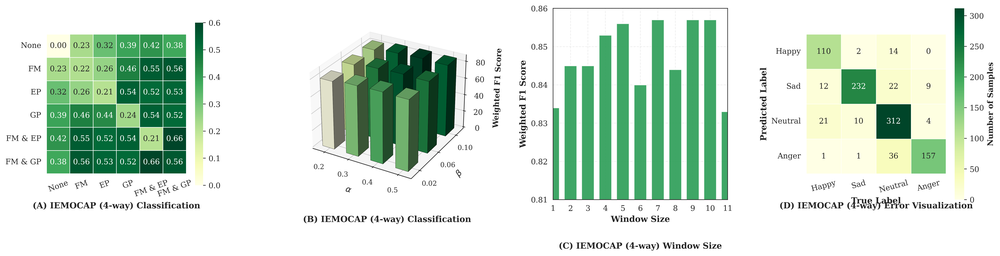
#> input picture paper_figure.png, 1000 x 256 px, shrunk from 7321 x 1876 before the run
$ python split_paper_figure.py
#> lines starting #> are read from the running program, lines starting #| are printed output that depends on the picture
from pathlib import Path

import matplotlib.image as mpimg
import matplotlib.pyplot as plt


def split_four_panels(
    input_path="paper_figure.png",
    out_prefix="paper_panel",
    left_trim_ratio=0.0,
    right_trim_ratio=0.0,
):
    """
    将四联图按横向平均切分成四个独立图片。
    可通过 left/right_trim_ratio 先裁掉左右留白（0~0.2 常用）。
    """
#> called with input_path = 'paper_figure.png', out_prefix = 'paper_panel', left_trim_ratio = 0, right_trim_ratio = 0
    img_path = Path(input_path)
    if not img_path.exists():
        raise FileNotFoundError(f"输入图片不存在: {input_path}")

    img = mpimg.imread(img_path)
#> img is the input picture: shape (256, 1000, 4) float32; mean R, G, B, A 0.82, 0.888, 0.831, 1
    h, w = img.shape[:2]
#> h = 256; w = 1000

    left = int(w * left_trim_ratio)
#> left = 0
    right = int(w * (1 - right_trim_ratio))
#> right = 1000
    work = img[:, left:right]
    ww = work.shape[1]
#> ww = 1000

    # 等宽切成4份
    bounds = [0, ww // 4, ww // 2, ww * 3 // 4, ww]
#> bounds = [0, 250, 500, 750, 1000]
    names = ["A", "B", "C", "D"]

    outputs = []
    for i in range(4):
        crop = work[:, bounds[i] : bounds[i + 1]]
        out_file = f"{out_prefix}_{names[i]}.png"
        plt.imsave(out_file, crop)
        outputs.append(out_file)
#> this loop made 4 passes
#> pass 1, in split_four_panels, `crop = work[:, bounds[i] : bounds[i + 1]]`:
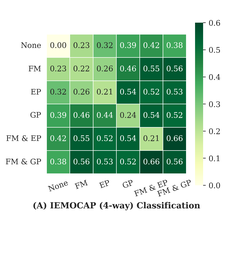
#> crop: shape (256, 250, 4) float32; mean R, G, B, A 0.765, 0.859, 0.789, 1
#> pass 2, in split_four_panels, `crop = work[:, bounds[i] : bounds[i + 1]]`:
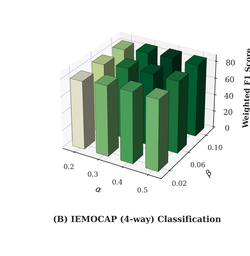
#> crop: shape (256, 250, 4) float32; mean R, G, B, A 0.832, 0.871, 0.838, 1
#> after the loop, outputs = ['paper_panel_A.png', 'paper_panel_B.png', 'paper_panel_C.png', 'paper_panel_D.png']

    return outputs


if __name__ == "__main__":
    files = split_four_panels(
        input_path="paper_figure.png",
        out_prefix="paper_panel",
        left_trim_ratio=0.0,
        right_trim_ratio=0.0,
    )
#> files has the same summary as outputs in split_four_panels
    for f in files:
        print(f"Saved: {f}")
#> this loop made 4 passes
#| Saved: paper_panel_A.png
#| Saved: paper_panel_B.png
#| Saved: paper_panel_C.png
#| Saved: paper_panel_D.png
